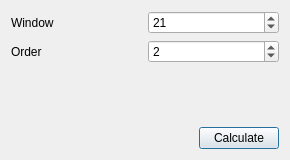
<?xml version="1.0" encoding="UTF-8"?>
<ui version="4.0">
 <class>Dialog</class>
 <widget class="QDialog" name="Dialog">
  <property name="geometry">
   <rect>
    <x>0</x>
    <y>0</y>
    <width>290</width>
    <height>160</height>
   </rect>
  </property>
  <property name="windowTitle">
   <string>Savgol Filter</string>
  </property>
  <layout class="QGridLayout" name="gridLayout_2">
   <item row="0" column="0" colspan="2">
    <layout class="QGridLayout" name="gridLayout">
     <item row="0" column="0">
      <widget class="QLabel" name="label">
       <property name="text">
        <string>Window</string>
       </property>
      </widget>
     </item>
     <item row="0" column="1">
      <widget class="QSpinBox" name="spinBox">
       <property name="maximum">
        <number>9999</number>
       </property>
       <property name="value">
        <number>21</number>
       </property>
      </widget>
     </item>
     <item row="1" column="0">
      <widget class="QLabel" name="label_2">
       <property name="text">
        <string>Order</string>
       </property>
      </widget>
     </item>
     <item row="1" column="1">
      <widget class="QSpinBox" name="spinBox_2">
       <property name="maximum">
        <number>9999</number>
       </property>
       <property name="value">
        <number>2</number>
       </property>
      </widget>
     </item>
    </layout>
   </item>
   <item row="1" column="0">
    <spacer name="verticalSpacer">
     <property name="orientation">
      <enum>Qt::Vertical</enum>
     </property>
     <property name="sizeHint" stdset="0">
      <size>
       <width>20</width>
       <height>40</height>
      </size>
     </property>
    </spacer>
   </item>
   <item row="2" column="0">
    <spacer name="horizontalSpacer">
     <property name="orientation">
      <enum>Qt::Horizontal</enum>
     </property>
     <property name="sizeHint" stdset="0">
      <size>
       <width>168</width>
       <height>20</height>
      </size>
     </property>
    </spacer>
   </item>
   <item row="2" column="1">
    <widget class="QPushButton" name="pushButton">
     <property name="text">
      <string>Calculate</string>
     </property>
    </widget>
   </item>
  </layout>
 </widget>
 <resources/>
 <connections/>
</ui>
